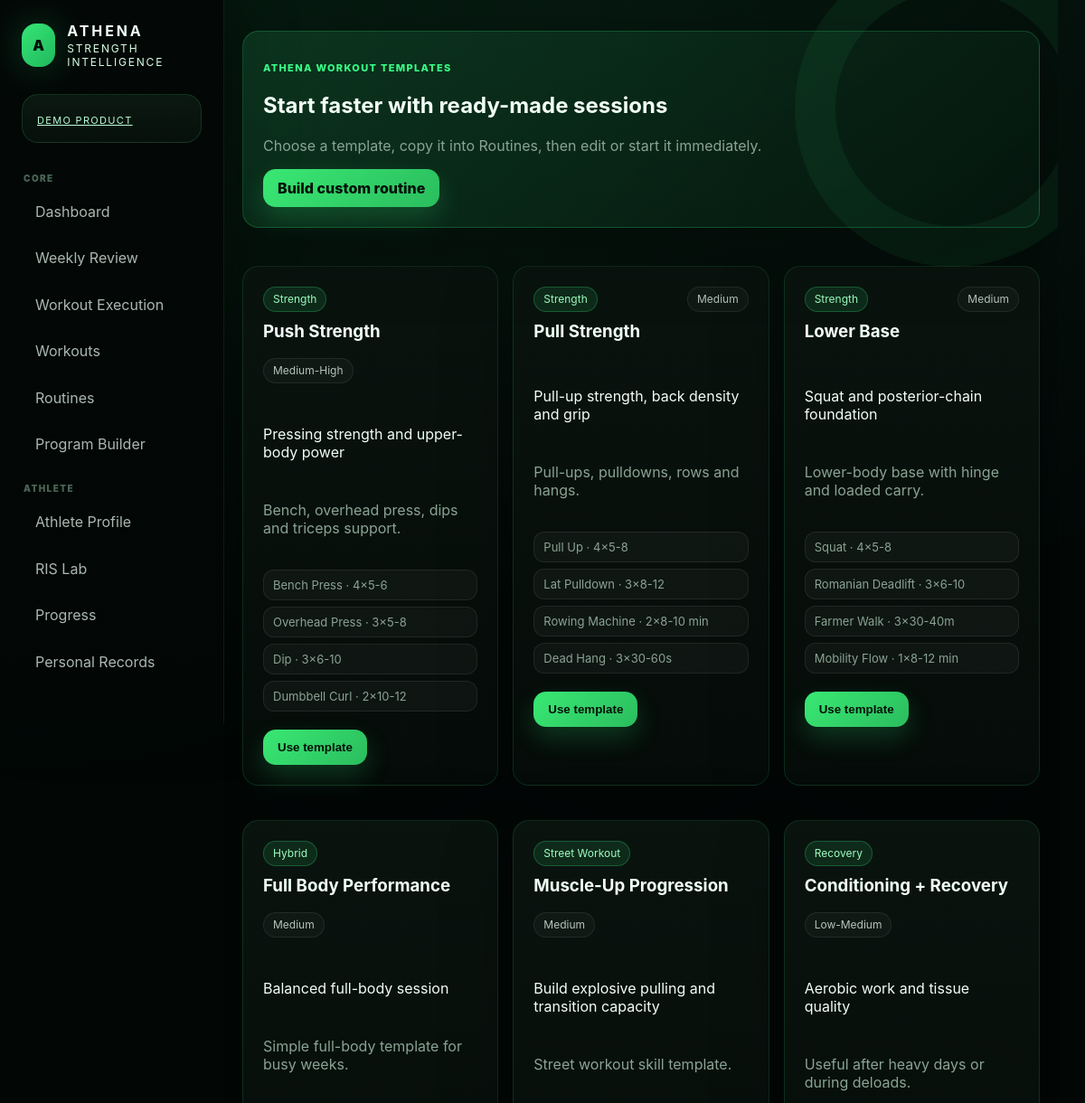
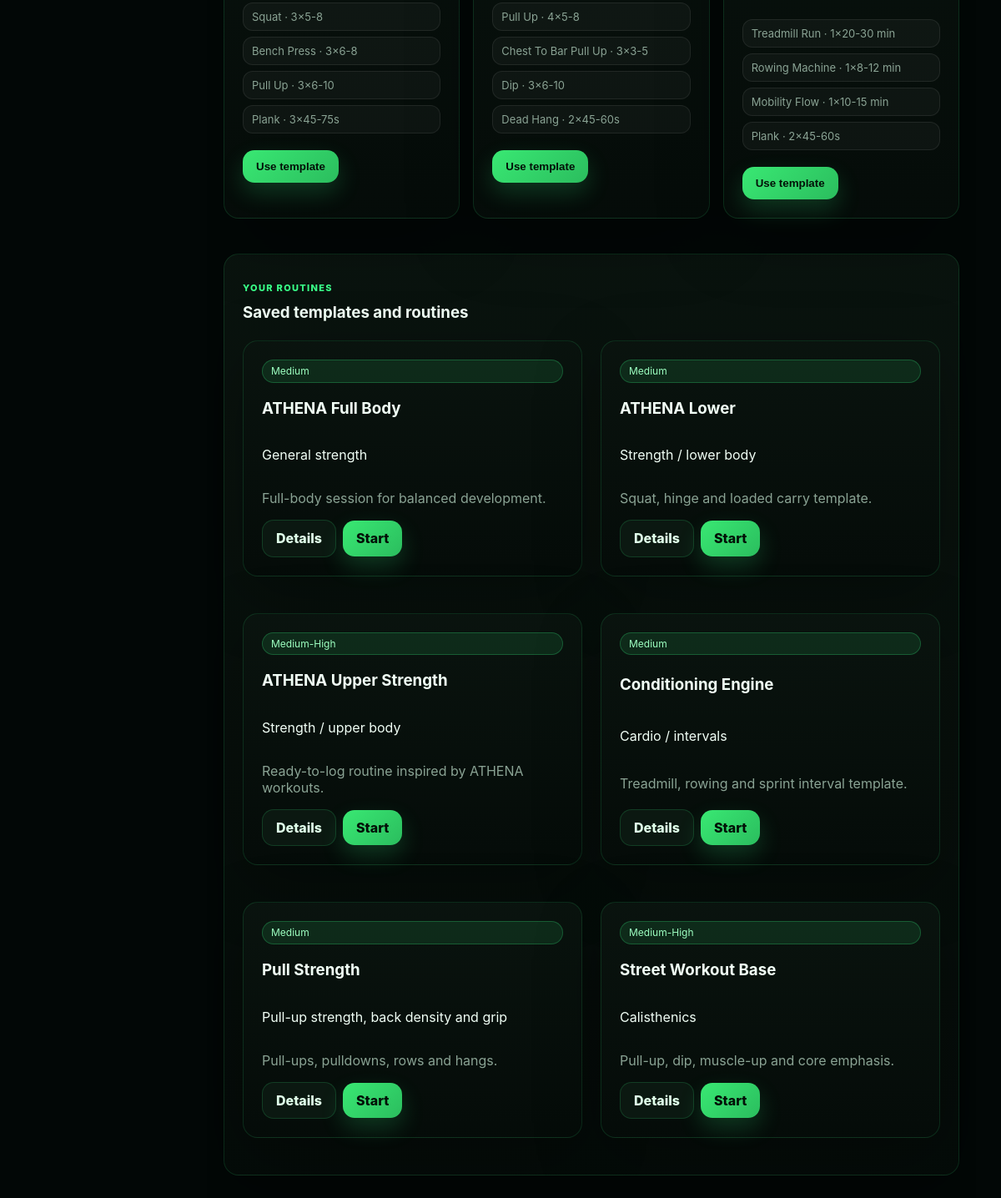
Page /templates on the committed database (2 pictures, top to bottom).
### tables this page shows
CREATE TABLE routines(
            id INTEGER PRIMARY KEY AUTOINCREMENT,
            name TEXT NOT NULL,
            goal TEXT,
            intensity TEXT,
            notes TEXT,
            created_at TEXT DEFAULT CURRENT_TIMESTAMP
        );

### app.py (the view)
@app.route('/templates')
def template_marketplace():
    rows=q('SELECT * FROM routines ORDER BY name')
    return render_template('templates_marketplace.html', rows=rows, templates=WORKOUT_TEMPLATE_LIBRARY)

### app.py (called while the page is built)
def db():
    conn = sqlite3.connect(DB_PATH)
    conn.row_factory = sqlite3.Row
    return conn

def q(sql, params=(), one=False, commit=False):
    with db() as conn:
        cur = conn.execute(sql, params)
        if commit:
            conn.commit()
        return (cur.fetchone() if one else cur.fetchall())

@app.context_processor
def inject():
    return dict(MUSCLES=MUSCLES, MOODS=MOODS, SEXES=SEXES, DIFFICULTY=DIFFICULTY, EXERCISE_TYPES=EXERCISE_TYPES, today=datetime.date.today().isoformat())

@app.context_processor
def athena_v116_context():
    return dict(
        athlete_rank_from_xp=athlete_rank_from_xp,
        streak_system_v2=streak_system_v2,
        profile_completion_score=profile_completion_score,
        skill_tree_view_data=skill_tree_view_data,
        featured_achievements=featured_achievements,
        upcoming_goals_data=upcoming_goals_data,
        smart_training_suggestion_v2=smart_training_suggestion_v2,
        dashboard_mission_v2=dashboard_mission_v2,
    )

### templates/templates_marketplace.html
{% extends 'base.html' %}{% block title %}Workout Templates{% endblock %}{% block content %}
<section class="card hero"><div><p class="eyebrow">ATHENA Workout Templates</p><h2>Start faster with ready-made sessions</h2><p class="muted">Choose a template, copy it into Routines, then edit or start it immediately.</p></div><a class="primary nav-link" href="/routines">Build custom routine</a></section><br>
<section class="template-library-grid">{% for t in templates %}<article class="card template-v11"><div class="section-head"><div><span class="pill green" style="margin-bottom: 10px;">{{t.category}}</span><h3>{{t.name}}</h3></div><span class="pill soft">{{t.intensity}}</span></div><p>{{t.goal}}</p><p class="muted">{{t.notes}}</p><div class="template-items">{% for item in t['items'] %}<span>{{item[0]}} · {{item[1]}}×{{item[2]}}</span>{% endfor %}</div><form method="post" action="/templates/use/{{t.slug}}"><button class="primary">Use template</button></form></article>{% endfor %}</section><br>
<section class="card"><div class="section-head"><div><p class="eyebrow">Your routines</p><h3>Saved templates and routines</h3></div></div><div class="grid cols-3 premium-row">{% for r in rows %}<div class="card template-card"><span class="pill green">{{r.intensity}}</span><h3>{{r.name}}</h3><p>{{r.goal}}</p><p class="muted">{{r.notes}}</p><div class="action-row"><a class="btn nav-link" href="/routines/{{r.id}}">Details</a><a class="primary nav-link" href="/routines/{{r.id}}/start">Start</a></div></div>{% else %}<p class="muted">No saved routines yet.</p>{% endfor %}</div></section>
{% endblock %}

### rows in the picture
routines: category "Strength", name "Pull Strength", intensity "Medium", goal "Pull-up strength, back density and grip", notes "Pull-ups, pulldowns, rows and hangs.", item "Pull Up" "Lat Pulldown" "Rowing Machine" "Dead Hang", item "4" "3" "2" "3", item "5-8" "8-12" "8-10 min" "30-60s"
routines: intensity "Medium", name "ATHENA Full Body", goal "General strength", notes "Full-body session for balanced development."
routines: intensity "Medium", name "ATHENA Lower", goal "Strength / lower body", notes "Squat, hinge and loaded carry template."
routines: intensity "Medium-High", name "ATHENA Upper Strength", goal "Strength / upper body", notes "Ready-to-log routine inspired by ATHENA workouts."
routines: intensity "Medium", name "Conditioning Engine", goal "Cardio / intervals", notes "Treadmill, rowing and sprint interval template."
routines: intensity "Medium-High", name "Street Workout Base", goal "Calisthenics", notes "Pull-up, dip, muscle-up and core emphasis."

### other values in the picture
{{ t.category }} "Strength" "Strength" "Hybrid" "Street Workout" "Recovery"
{{ t.name }} "Push Strength" "Lower Base" "Full Body Performance" "Muscle-Up Progression" "Conditioning + Recovery"
{{ t.intensity }} "Medium-High" "Medium" "Medium" "Medium" "Low-Medium"
{{ t.goal }} "Pressing strength and upper-body power" "Squat and posterior-chain foundation" "Balanced full-body session" "Build explosive pulling and transition capacity" "Aerobic work and tissue quality"
{{ t.notes }} "Bench, overhead press, dips and triceps support." "Lower-body base with hinge and loaded carry." "Simple full-body template for busy weeks." "Street workout skill template." "Useful after heavy days or during deloads."
{{ item[0] }} "Bench Press" "Overhead Press" "Dip" "Dumbbell Curl" "Squat" "Romanian Deadlift" "Farmer Walk" "Mobility Flow" "Squat" "Bench Press" "Pull Up" "Plank" "Pull Up" "Chest To Bar Pull Up" "Dip" "Dead Hang" "Treadmill Run" "Rowing Machine" "Mobility Flow" "Plank"
{{ item[1] }} "4" "3" "3" "2" "4" "3" "3" "1" "3" "3" "3" "3" "4" "3" "3" "2" "1" "1" "1" "2"
{{ item[2] }} "5-6" "5-8" "6-10" "10-12" "5-8" "6-10" "30-40m" "8-12 min" "5-8" "6-8" "6-10" "45-75s" "5-8" "3-5" "6-10" "45-60s" "20-30 min" "8-12 min" "10-15 min" "45-60s"
